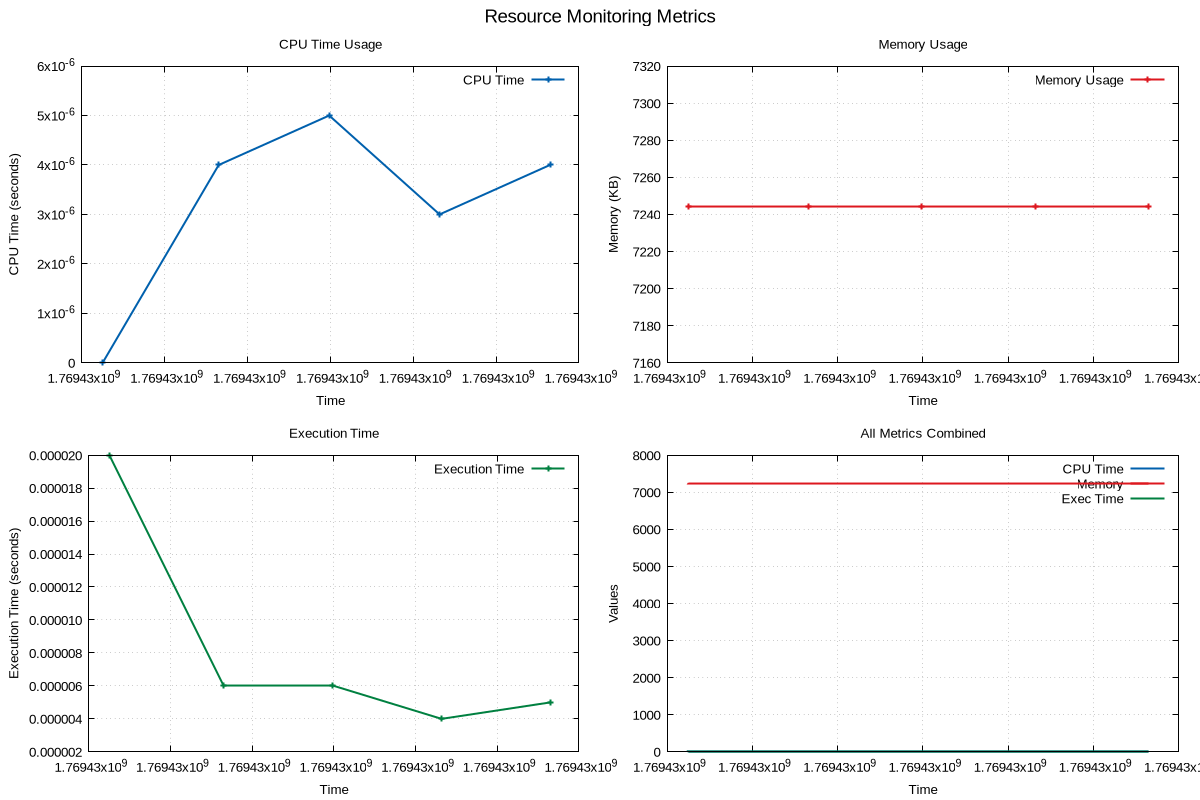

This chart was generated by the following gnuplot code:
# GNUplot script for resource monitoring
set terminal pngcairo enhanced font 'Arial,10' size 1200,800
set output 'resource_metrics.png'

set multiplot layout 2,2 title 'Resource Monitoring Metrics' font 'Arial,14'
set style line 1 lc rgb '#0060ad' lt 1 lw 2
set style line 2 lc rgb '#dd181f' lt 1 lw 2
set style line 3 lc rgb '#008040' lt 1 lw 2

set title 'CPU Time Usage'
set xlabel 'Time'
set ylabel 'CPU Time (seconds)'
set grid
plot 'resource_metrics.dat' using 1:2 with linespoints ls 1 title 'CPU Time'
set title 'Memory Usage'
set xlabel 'Time'
set ylabel 'Memory (KB)'
set grid
plot 'resource_metrics.dat' using 1:3 with linespoints ls 2 title 'Memory Usage'
set title 'Execution Time'
set xlabel 'Time'
set ylabel 'Execution Time (seconds)'
set grid
plot 'resource_metrics.dat' using 1:4 with linespoints ls 3 title 'Execution Time'
set title 'All Metrics Combined'
set xlabel 'Time'
set ylabel 'Values'
set grid
plot 'resource_metrics.dat' using 1:2 with lines ls 1 title 'CPU Time', \
     'resource_metrics.dat' using 1:3 with lines ls 2 title 'Memory', \
     'resource_metrics.dat' using 1:4 with lines ls 3 title 'Exec Time'
unset multiplot
